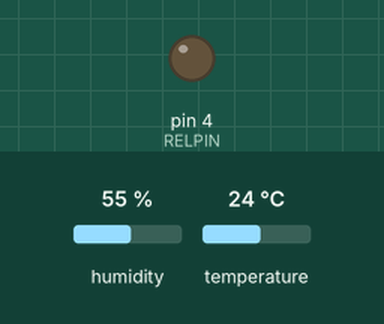
Simulated run of this sketch. Board: Arduino Uno, built with avr-gcc and run on an emulated ATmega328P. Parts: output pins drawn as LEDs (lit = HIGH). The test bench sets the inputs (shaded band); at power-on: humidity 55 %, temperature 24 °C.

Above: at 10.1 s.
At 31.1 s:
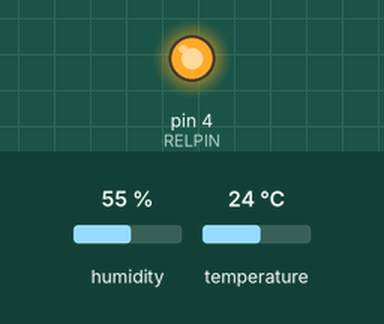
Timing chart, 0 to 32.6 s (numbered marks = the images above):
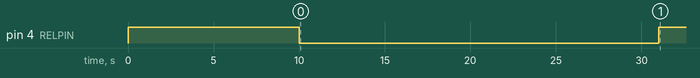

The sketch:

bagno_ventola_1.ino
```cpp
// (licence header left out)
// humidity threshold to power on the fan
const float fan_humidity = 70.00;

// time between probes (ms)
const int milli_wait = 7000;

// number of probes before activating fan
const int n_probes = 2;

// define pins
#define DHTPIN 2
#define RELPIN 4

/* No need to modify below this line */

// Setup the Low power functions library (by https://github.com/jcw/jeelib)
#include <JeeLib.h>
ISR(WDT_vect) { Sleepy::watchdogEvent(); }

// Initialize DHT22 sensor for normal 16mhz Arduino
#include <DHT.h>
DHT dht(DHTPIN, DHT22);

// declare globals variables
int over_level, below_level = 0;

void setup() {

  // debug purpose only
  // Serial.begin(9600);
  // Serial.println("DHTxx test!");

  dht.begin();

  pinMode(RELPIN, OUTPUT);

  // test relay
  digitalWrite(RELPIN, HIGH);
  Sleepy::loseSomeTime(5000);
  digitalWrite(RELPIN, LOW);

  // test DHT, runs fan if OK
  if (dht.readHumidity() != 0.00)
  {
    digitalWrite(RELPIN, HIGH);
    Sleepy::loseSomeTime(5000);
    digitalWrite(RELPIN, LOW);
  }
}

void loop() {

  // delay(5000);
  Sleepy::loseSomeTime(milli_wait);

  // read humidity
  float humidity = dht.readHumidity();

  // debug purpose only
  // Serial.println(humidity);
  // Serial.println(over_level);

  if (humidity > fan_humidity) over_level++;
  else below_level++;

  if (over_level > n_probes) {
    digitalWrite(RELPIN, LOW);
    over_level = n_probes;
    below_level = 0;
  }
  else if (below_level > n_probes) {
    digitalWrite(RELPIN, HIGH);
    below_level = n_probes;
    over_level = 0;
  }
}
```

Measured:
- by itself, pin 4 (RELPIN): HIGH → LOW at 10.0 s, → HIGH 21.0 s later
